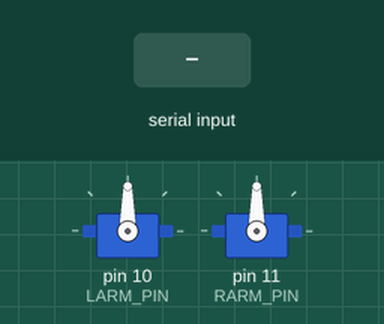
The sketch below on a simulated Arduino Uno, built with avr-gcc and run on an emulated ATmega328P. Parts: 2 × servo. The inputs (shaded band) are chosen by the test bench.

Above: at 1.2 s.
1.3 s: "twote" received over Serial
At 2.7 s:
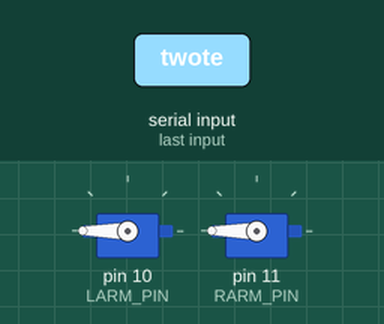
Timing chart, 0 to 10.3 s (numbered marks = the images above; inputs shaded):
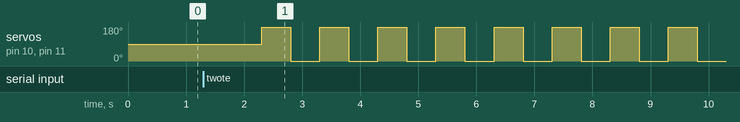

Measured:
- after the input at 1.3 s, servo on pin 10 (LARM_PIN), servo on pin 11 (RARM_PIN): alternates 180° for 0.50 s and 0° for 0.50 s, starting after 1.0 s

The sketch:

MediaResponseBot.ino
```cpp
#include <Servo.h>

#define LARM_PIN 10
#define RARM_PIN 11

Servo lArm;
Servo rArm;

volatile boolean flailing = false;


void setup() {
  lArm.attach(LARM_PIN);
  rArm.attach(RARM_PIN);

  Serial.begin(9600);


}

void loop() {
  if(Serial.available()) {
    String command = Serial.readString();
    if(command.indexOf("twote") >= 0) {
       if(!flailing) flail();
    }
  }
  delay(10);
}

void flail() {
  flailing = true;
  for(int i = 0; i < 8; i++) {
    lArm.write(180);
    rArm.write(180);
    delay(500);
    lArm.write(0);
    rArm.write(0);
    delay(500);
  }
  delay(1000);
  flailing = false;
}
```
